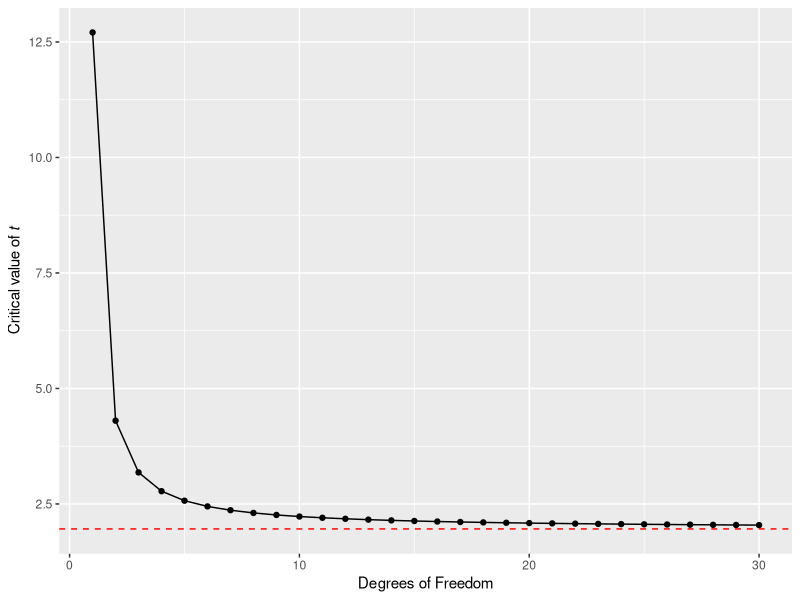
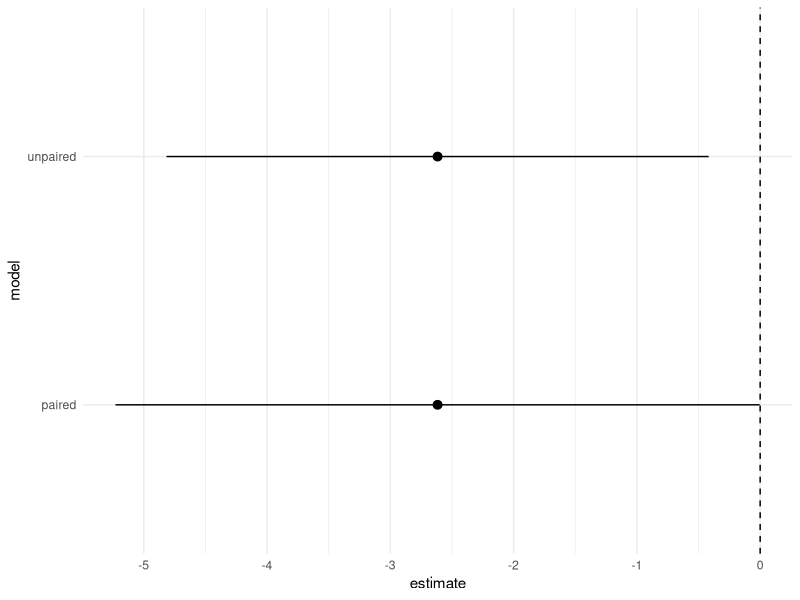

Write the R code that produced these figures, in order.
## ---- chunk 1

## ---- chunk 2

library(tidyverse)

library(here)

darwin <- read_csv(here("book", "files", "darwin.csv"))

## ---- chunk 3
df <- c(1:30)

# map_dbl forces returned values to be a single vector of numbers (rather than a list)
critical_t <- map_dbl(df, ~qt(p=0.05/2, df=.x, lower.tail=FALSE))

tibble(df,critical_t) %>% 
  ggplot(aes(x=df, y=critical_t))+
  geom_point()+
  geom_line()+
  geom_hline(aes(yintercept=1.96), linetype="dashed", colour="red")+
  labs(x= "Degrees of Freedom",
       y= expression(paste("Critical value of ", italic("t"))))


## ---- chunk 4
lsmodel1 <- lm(height ~ type, data = darwin)
## ---- chunk 5
tidy_model1 <- broom::tidy(lsmodel1)

tidy_model1[[2,2]] / tidy_model1[[2,3]]
## ---- chunk 6
lm(height ~ type + factor(pair), data = darwin) %>% 
  broom::tidy(., conf.int=T) %>% 
  slice(1:2) # just show first two rows
## ---- chunk 7

m1 <- lm(height ~ type, data = darwin) %>% 
  broom::tidy(., conf.int=T) %>% 
  slice(2:2) %>% 
  mutate(model="unpaired")

m2 <- lm(height ~ type + factor(pair), data = darwin) %>% 
  broom::tidy(., conf.int=T) %>% 
  slice(2:2) %>% 
  mutate(model="paired")

rbind(m1,m2) %>% 
  ggplot(aes(model, estimate))+
  geom_pointrange(aes(ymin=conf.high, ymax=conf.low))+
  geom_hline(aes(yintercept=0), linetype="dashed")+
  theme_minimal()+
  coord_flip()

## ---- chunk 8

set.seed(1234)

myList <- vector("list", 20)
y <- tibble()

for (i in 1:length(myList)) { 

x <-  rnorm(n=12, mean=2.6, sd=2.83)
data <- tibble(x)
temp <- lm(x~1, data=data) %>% 
  broom::tidy(conf.int=T) 
y <- rbind(y,temp)  

}

y$`experiment number` <- rep(1:20)

# the new dataframe y contains the results of 20 new experiments
